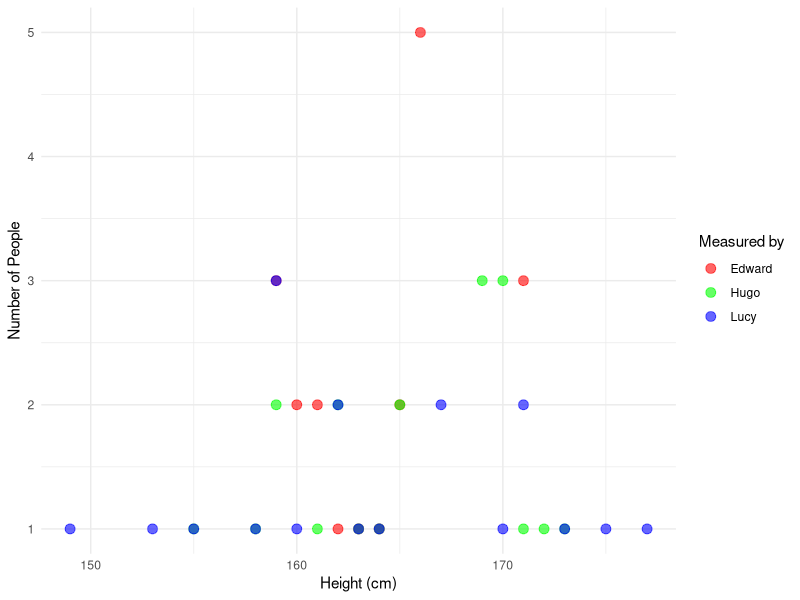

Here is the R script that generated this plot:

#Simulation
set.seed(03)
friends_num = 20

edward_height <-round(rnorm(
  n = friends_num,
  mean = 165,
  sd = 5))

hugo_height <- round(rnorm(
  n = friends_num,
  mean = 165,
  sd = 6))

lucy_height <-round(rnorm(
  n = friends_num,
  mean = 165,
  sd = 7))

simulated_data <- data.frame(Edward = edward_height, Hugo = hugo_height, Lucy = lucy_height)

#Draw the graph
library(ggplot2)
library(dplyr)
library(reshape2)

simulated_data_long <- reshape2::melt(simulated_data, variable.name = "Friend", value.name = "Height")

height_counts <- simulated_data_long %>%
  group_by(Friend, Height) %>%
  summarise(Count = n())

ggplot(height_counts, aes(x = Height, y = Count, color = Friend)) +
  geom_point(size = 3, alpha = 0.6) +
  scale_color_manual(values = c("Edward" = "red", "Hugo" = "green", "Lucy" = "blue")) +
  labs(x = "Height (cm)", y = "Number of People", color = "Measured by") +
  theme_minimal() 


